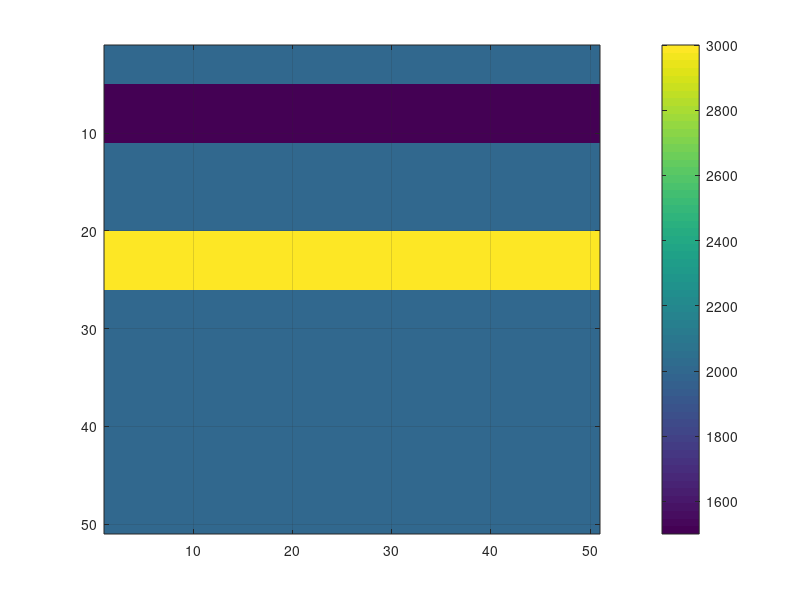

Write MATLAB code to recreate this figure. (Note: this script raises an error after producing the figure.)
%% Two-point ray-tracing using Fermat's principle
% According to Fermat's principle, the ray-path that connects two points
% in the medium is the minimum time ($$\tau $$) path. A ray path can be
% parametrized a series of points {(xsrc, zsrc), (x1, z1), (x2, z2), ...,
% (recx, recz)}. 
%
% We can solve for the pairs  (x1, z1), (x2, z2),... that minimize the
% traveltime of the ray. This a non-linear problem that involve numerical
% calculation of derivatives 
% $$ {\partial \tau \over \partial x_i} $$ and $$ {\partial \tau \over
% \partial z_i} $$.
%
% For VSP survey with transmitted waves, the z1, z2,... are fixed at incrementing values, and
% we solve only for x1, x2, ...etc. This assumes VOZ and no head/diving 
% waves, because that would require at least two z-values to be equal.

% test velocity model
nz=50; nx=50;
vel=ones(nz,nx)*2000; % unit: m/s
vel( 5:10, :)=1500;
vel( 20:25, :)=3000;
sln=1./vel;
h=10; % grid spacing unit:  m
imagesc((1:nx)+.5, (1:nz)+.5,  vel); colorbar; grid on;
% geometry
r_x=1;
s_z=1;
ns=10:10:nx;%2:2:nx;
nr=40;%2:2:nz;

[rays_z, rays_x]=getRays(sln, nz, nx, ns, nr, s_z, r_x, h);
raysz_orig=rays_z;
raysx_orig=rays_x;

% Plotting the rays
imagesc(h*((1:nx)+.5), h*((1:nz)+.5),  vel); colorbar; grid on; 
hold on;
for is_x=1:length(ns)
    s_x=ns(is_x);
    for ir_z=1:length(nr)
        r_z=nr(ir_z);
        nseg=length(s_z:sign(r_z-s_z):r_z);
        ray_z=reshape(rays_z(is_x, ir_z, 1:nseg), 1, nseg);
        ray_x=reshape(rays_x(is_x, ir_z, 1:nseg), 1, nseg);
        plot(h*ray_x, h*ray_z, 'color', [rand rand rand]);
    end
end
hold off; 
xlabel('x[m]');
ylabel('z[m]');
title('Two-point ray tracing using Fermat''s principal');
%%
% The method above will give the nearest Fermat ray to the starting
% solution. This way we can choose which ray we want by having a starting ray
% close to it. Nevertheless, this is not the most efficient method if we
% want the raypaths of first arrivals.